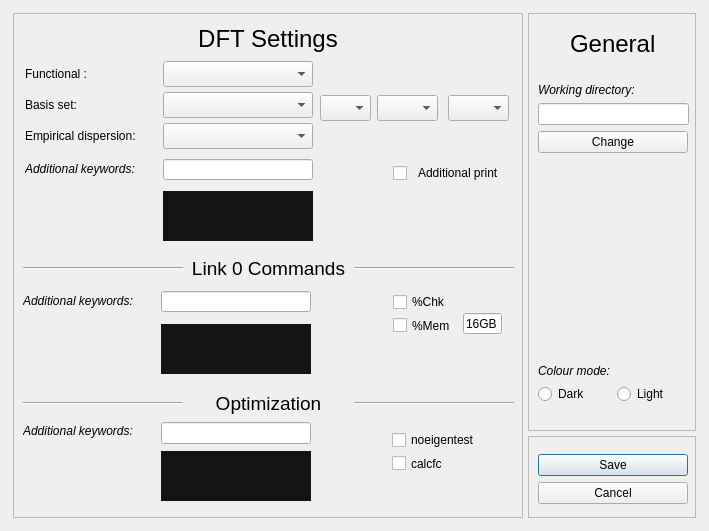
<?xml version="1.0" encoding="UTF-8"?>
<ui version="4.0">
 <class>SettingsWindow</class>
 <widget class="QMainWindow" name="SettingsWindow">
  <property name="geometry">
   <rect>
    <x>0</x>
    <y>0</y>
    <width>709</width>
    <height>531</height>
   </rect>
  </property>
  <property name="windowTitle">
   <string>MainWindow</string>
  </property>
  <widget class="QWidget" name="centralwidget">
   <layout class="QGridLayout" name="gridLayout_2">
    <item row="0" column="0">
     <layout class="QGridLayout" name="gridLayout">
      <property name="spacing">
       <number>5</number>
      </property>
      <item row="1" column="1">
       <widget class="QFrame" name="frame_3">
        <property name="minimumSize">
         <size>
          <width>168</width>
          <height>82</height>
         </size>
        </property>
        <property name="maximumSize">
         <size>
          <width>168</width>
          <height>82</height>
         </size>
        </property>
        <property name="frameShape">
         <enum>QFrame::StyledPanel</enum>
        </property>
        <property name="frameShadow">
         <enum>QFrame::Raised</enum>
        </property>
        <widget class="QDialogButtonBox" name="buttonBox">
         <property name="geometry">
          <rect>
           <x>10</x>
           <y>10</y>
           <width>150</width>
           <height>66</height>
          </rect>
         </property>
         <property name="minimumSize">
          <size>
           <width>150</width>
           <height>66</height>
          </size>
         </property>
         <property name="maximumSize">
          <size>
           <width>150</width>
           <height>66</height>
          </size>
         </property>
         <property name="layoutDirection">
          <enum>Qt::RightToLeft</enum>
         </property>
         <property name="autoFillBackground">
          <bool>false</bool>
         </property>
         <property name="orientation">
          <enum>Qt::Vertical</enum>
         </property>
         <property name="standardButtons">
          <set>QDialogButtonBox::Cancel|QDialogButtonBox::Save</set>
         </property>
         <property name="centerButtons">
          <bool>true</bool>
         </property>
        </widget>
       </widget>
      </item>
      <item row="0" column="1">
       <widget class="QFrame" name="frame_2">
        <property name="minimumSize">
         <size>
          <width>168</width>
          <height>418</height>
         </size>
        </property>
        <property name="maximumSize">
         <size>
          <width>168</width>
          <height>418</height>
         </size>
        </property>
        <property name="frameShape">
         <enum>QFrame::StyledPanel</enum>
        </property>
        <property name="frameShadow">
         <enum>QFrame::Raised</enum>
        </property>
        <widget class="QWidget" name="horizontalLayoutWidget_2">
         <property name="geometry">
          <rect>
           <x>10</x>
           <y>10</y>
           <width>151</width>
           <height>41</height>
          </rect>
         </property>
         <layout class="QHBoxLayout" name="horizontalLayout_3">
          <item alignment="Qt::AlignHCenter">
           <widget class="QLabel" name="label_3">
            <property name="font">
             <font>
              <pointsize>18</pointsize>
             </font>
            </property>
            <property name="text">
             <string>General</string>
            </property>
           </widget>
          </item>
         </layout>
        </widget>
        <widget class="QWidget" name="layoutWidget">
         <property name="geometry">
          <rect>
           <x>10</x>
           <y>70</y>
           <width>151</width>
           <height>321</height>
          </rect>
         </property>
         <layout class="QVBoxLayout" name="verticalLayout">
          <item>
           <widget class="QLabel" name="label_2">
            <property name="font">
             <font>
              <italic>true</italic>
             </font>
            </property>
            <property name="text">
             <string>Working directory:</string>
            </property>
           </widget>
          </item>
          <item>
           <widget class="QLineEdit" name="workdir_lineEdit"/>
          </item>
          <item>
           <widget class="QPushButton" name="change_workdir_button">
            <property name="minimumSize">
             <size>
              <width>150</width>
              <height>0</height>
             </size>
            </property>
            <property name="maximumSize">
             <size>
              <width>150</width>
              <height>16777215</height>
             </size>
            </property>
            <property name="text">
             <string>Change</string>
            </property>
           </widget>
          </item>
          <item>
           <spacer name="verticalSpacer">
            <property name="orientation">
             <enum>Qt::Vertical</enum>
            </property>
            <property name="sizeHint" stdset="0">
             <size>
              <width>20</width>
              <height>40</height>
             </size>
            </property>
           </spacer>
          </item>
          <item>
           <widget class="QLabel" name="label">
            <property name="font">
             <font>
              <italic>true</italic>
             </font>
            </property>
            <property name="text">
             <string>Colour mode:</string>
            </property>
           </widget>
          </item>
          <item>
           <layout class="QHBoxLayout" name="horizontalLayout">
            <item>
             <widget class="QRadioButton" name="dark_radioButton">
              <property name="text">
               <string>Dark</string>
              </property>
             </widget>
            </item>
            <item>
             <widget class="QRadioButton" name="light_radioButton">
              <property name="text">
               <string>Light</string>
              </property>
             </widget>
            </item>
           </layout>
          </item>
         </layout>
        </widget>
       </widget>
      </item>
      <item row="0" column="0" rowspan="2">
       <widget class="QFrame" name="frame">
        <property name="minimumSize">
         <size>
          <width>510</width>
          <height>505</height>
         </size>
        </property>
        <property name="maximumSize">
         <size>
          <width>510</width>
          <height>505</height>
         </size>
        </property>
        <property name="styleSheet">
         <string notr="true">QPushButton {
    background-color: rgb(143, 23, 119);
      color: white;
}
QPushButton:hover{
background-color:rgb(143, 23, 119);
border-style: outset;
border-width: 0px;
border-radius:10px;
/*border-color: rgb(12, 103, 213);*/
}
QPushButton:pressed
{
/*background-color:rgb(17, 145, 255);
 color: black*/
 background-color: rgb(42, 42, 42);
}
QListWidget{
background-color: rgb(20,20,20);
border:None;
margin-top:0px;
margin-left:0px;
margin-right:0px;
}</string>
        </property>
        <property name="frameShape">
         <enum>QFrame::StyledPanel</enum>
        </property>
        <property name="frameShadow">
         <enum>QFrame::Raised</enum>
        </property>
        <widget class="QComboBox" name="funct_comboBox">
         <property name="geometry">
          <rect>
           <x>150</x>
           <y>48</y>
           <width>150</width>
           <height>26</height>
          </rect>
         </property>
         <property name="minimumSize">
          <size>
           <width>150</width>
           <height>26</height>
          </size>
         </property>
         <property name="maximumSize">
          <size>
           <width>150</width>
           <height>26</height>
          </size>
         </property>
        </widget>
        <widget class="QComboBox" name="basis3_comboBox">
         <property name="geometry">
          <rect>
           <x>364</x>
           <y>82</y>
           <width>61</width>
           <height>26</height>
          </rect>
         </property>
         <property name="maximumSize">
          <size>
           <width>61</width>
           <height>16777215</height>
          </size>
         </property>
        </widget>
        <widget class="QLabel" name="basis_label">
         <property name="geometry">
          <rect>
           <x>12</x>
           <y>84</y>
           <width>59</width>
           <height>16</height>
          </rect>
         </property>
         <property name="text">
          <string>Basis set:</string>
         </property>
        </widget>
        <widget class="QComboBox" name="basis4_comboBox">
         <property name="geometry">
          <rect>
           <x>435</x>
           <y>82</y>
           <width>61</width>
           <height>26</height>
          </rect>
         </property>
         <property name="maximumSize">
          <size>
           <width>61</width>
           <height>16777215</height>
          </size>
         </property>
        </widget>
        <widget class="QComboBox" name="basis1_comboBox">
         <property name="geometry">
          <rect>
           <x>150</x>
           <y>79</y>
           <width>150</width>
           <height>26</height>
          </rect>
         </property>
         <property name="minimumSize">
          <size>
           <width>150</width>
           <height>0</height>
          </size>
         </property>
         <property name="maximumSize">
          <size>
           <width>150</width>
           <height>16777215</height>
          </size>
         </property>
        </widget>
        <widget class="QLabel" name="empiri_label">
         <property name="geometry">
          <rect>
           <x>12</x>
           <y>115</y>
           <width>126</width>
           <height>16</height>
          </rect>
         </property>
         <property name="text">
          <string>Empirical dispersion:</string>
         </property>
        </widget>
        <widget class="QComboBox" name="basis2_comboBox">
         <property name="geometry">
          <rect>
           <x>307</x>
           <y>82</y>
           <width>51</width>
           <height>26</height>
          </rect>
         </property>
         <property name="maximumSize">
          <size>
           <width>51</width>
           <height>16777215</height>
          </size>
         </property>
        </widget>
        <widget class="QComboBox" name="empiri_comboBox">
         <property name="geometry">
          <rect>
           <x>150</x>
           <y>110</y>
           <width>150</width>
           <height>26</height>
          </rect>
         </property>
         <property name="minimumSize">
          <size>
           <width>150</width>
           <height>0</height>
          </size>
         </property>
         <property name="maximumSize">
          <size>
           <width>150</width>
           <height>16777215</height>
          </size>
         </property>
        </widget>
        <widget class="QLabel" name="funct_label">
         <property name="geometry">
          <rect>
           <x>12</x>
           <y>53</y>
           <width>71</width>
           <height>16</height>
          </rect>
         </property>
         <property name="text">
          <string>Functional :</string>
         </property>
        </widget>
        <widget class="QLabel" name="additionalKeys1_label">
         <property name="geometry">
          <rect>
           <x>12</x>
           <y>148</y>
           <width>128</width>
           <height>16</height>
          </rect>
         </property>
         <property name="minimumSize">
          <size>
           <width>128</width>
           <height>16</height>
          </size>
         </property>
         <property name="maximumSize">
          <size>
           <width>128</width>
           <height>16</height>
          </size>
         </property>
         <property name="font">
          <font>
           <italic>true</italic>
          </font>
         </property>
         <property name="text">
          <string>Additional keywords:</string>
         </property>
        </widget>
        <widget class="QLineEdit" name="additionalKeys1">
         <property name="geometry">
          <rect>
           <x>150</x>
           <y>146</y>
           <width>150</width>
           <height>21</height>
          </rect>
         </property>
         <property name="minimumSize">
          <size>
           <width>150</width>
           <height>0</height>
          </size>
         </property>
         <property name="maximumSize">
          <size>
           <width>150</width>
           <height>16777215</height>
          </size>
         </property>
         <property name="font">
          <font>
           <italic>true</italic>
          </font>
         </property>
         <property name="text">
          <string/>
         </property>
        </widget>
        <widget class="QCheckBox" name="print_checkBox">
         <property name="geometry">
          <rect>
           <x>380</x>
           <y>150</y>
           <width>125</width>
           <height>20</height>
          </rect>
         </property>
         <property name="text">
          <string>  Additional print</string>
         </property>
        </widget>
        <widget class="QLineEdit" name="lineEdit_5">
         <property name="geometry">
          <rect>
           <x>450</x>
           <y>300</y>
           <width>39</width>
           <height>21</height>
          </rect>
         </property>
         <property name="maximumSize">
          <size>
           <width>40</width>
           <height>16777215</height>
          </size>
         </property>
         <property name="text">
          <string>16GB</string>
         </property>
        </widget>
        <widget class="QListWidget" name="listWidget_2">
         <property name="geometry">
          <rect>
           <x>148</x>
           <y>311</y>
           <width>150</width>
           <height>50</height>
          </rect>
         </property>
         <property name="minimumSize">
          <size>
           <width>150</width>
           <height>0</height>
          </size>
         </property>
         <property name="maximumSize">
          <size>
           <width>150</width>
           <height>50</height>
          </size>
         </property>
        </widget>
        <widget class="QLineEdit" name="additionalKeys2">
         <property name="geometry">
          <rect>
           <x>148</x>
           <y>278</y>
           <width>150</width>
           <height>21</height>
          </rect>
         </property>
         <property name="minimumSize">
          <size>
           <width>150</width>
           <height>0</height>
          </size>
         </property>
         <property name="maximumSize">
          <size>
           <width>150</width>
           <height>16777215</height>
          </size>
         </property>
         <property name="font">
          <font>
           <italic>true</italic>
          </font>
         </property>
         <property name="text">
          <string/>
         </property>
        </widget>
        <widget class="QLabel" name="additionalKeys1_label_5">
         <property name="geometry">
          <rect>
           <x>10</x>
           <y>280</y>
           <width>128</width>
           <height>16</height>
          </rect>
         </property>
         <property name="minimumSize">
          <size>
           <width>128</width>
           <height>16</height>
          </size>
         </property>
         <property name="maximumSize">
          <size>
           <width>128</width>
           <height>16</height>
          </size>
         </property>
         <property name="font">
          <font>
           <italic>true</italic>
          </font>
         </property>
         <property name="text">
          <string>Additional keywords:</string>
         </property>
        </widget>
        <widget class="QWidget" name="layoutWidget">
         <property name="geometry">
          <rect>
           <x>308</x>
           <y>278</y>
           <width>26</width>
           <height>83</height>
          </rect>
         </property>
         <layout class="QVBoxLayout" name="verticalLayout_3">
          <item>
           <widget class="QPushButton" name="button_add_file_3">
            <property name="minimumSize">
             <size>
              <width>24</width>
              <height>24</height>
             </size>
            </property>
            <property name="maximumSize">
             <size>
              <width>24</width>
              <height>24</height>
             </size>
            </property>
            <property name="text">
             <string/>
            </property>
            <property name="icon">
             <iconset resource="icons.qrc">
              <normaloff>:/24x24/resources/icons/arrow-plus.png</normaloff>:/24x24/resources/icons/arrow-plus.png</iconset>
            </property>
            <property name="iconSize">
             <size>
              <width>24</width>
              <height>24</height>
             </size>
            </property>
            <property name="flat">
             <bool>true</bool>
            </property>
           </widget>
          </item>
          <item>
           <widget class="QPushButton" name="button_delete_file_3">
            <property name="minimumSize">
             <size>
              <width>24</width>
              <height>24</height>
             </size>
            </property>
            <property name="maximumSize">
             <size>
              <width>24</width>
              <height>24</height>
             </size>
            </property>
            <property name="text">
             <string/>
            </property>
            <property name="icon">
             <iconset resource="icons.qrc">
              <normaloff>:/24x24/resources/icons/arrow-minus.png</normaloff>:/24x24/resources/icons/arrow-minus.png</iconset>
            </property>
            <property name="iconSize">
             <size>
              <width>24</width>
              <height>24</height>
             </size>
            </property>
            <property name="flat">
             <bool>true</bool>
            </property>
           </widget>
          </item>
          <item>
           <spacer name="verticalSpacer_3">
            <property name="orientation">
             <enum>Qt::Vertical</enum>
            </property>
            <property name="sizeType">
             <enum>QSizePolicy::Maximum</enum>
            </property>
            <property name="sizeHint" stdset="0">
             <size>
              <width>20</width>
              <height>60</height>
             </size>
            </property>
           </spacer>
          </item>
         </layout>
        </widget>
        <widget class="QWidget" name="horizontalLayoutWidget">
         <property name="geometry">
          <rect>
           <x>10</x>
           <y>10</y>
           <width>491</width>
           <height>31</height>
          </rect>
         </property>
         <layout class="QHBoxLayout" name="horizontalLayout_2">
          <item>
           <widget class="QLabel" name="DFT_label">
            <property name="sizePolicy">
             <sizepolicy hsizetype="Expanding" vsizetype="Expanding">
              <horstretch>100</horstretch>
              <verstretch>0</verstretch>
             </sizepolicy>
            </property>
            <property name="maximumSize">
             <size>
              <width>300</width>
              <height>16777215</height>
             </size>
            </property>
            <property name="font">
             <font>
              <pointsize>18</pointsize>
             </font>
            </property>
            <property name="text">
             <string>DFT Settings</string>
            </property>
            <property name="alignment">
             <set>Qt::AlignCenter</set>
            </property>
           </widget>
          </item>
         </layout>
        </widget>
        <widget class="QWidget" name="layoutWidget">
         <property name="geometry">
          <rect>
           <x>10</x>
           <y>240</y>
           <width>491</width>
           <height>31</height>
          </rect>
         </property>
         <layout class="QGridLayout" name="gridLayout_4">
          <item row="0" column="0">
           <widget class="Line" name="line">
            <property name="orientation">
             <enum>Qt::Horizontal</enum>
            </property>
           </widget>
          </item>
          <item row="0" column="1">
           <widget class="QLabel" name="link0_label">
            <property name="font">
             <font>
              <pointsize>14</pointsize>
             </font>
            </property>
            <property name="text">
             <string>Link 0 Commands</string>
            </property>
            <property name="alignment">
             <set>Qt::AlignCenter</set>
            </property>
           </widget>
          </item>
          <item row="0" column="2">
           <widget class="Line" name="line_2">
            <property name="orientation">
             <enum>Qt::Horizontal</enum>
            </property>
           </widget>
          </item>
         </layout>
        </widget>
        <widget class="QWidget" name="layoutWidget">
         <property name="geometry">
          <rect>
           <x>10</x>
           <y>380</y>
           <width>491</width>
           <height>21</height>
          </rect>
         </property>
         <layout class="QGridLayout" name="gridLayout_5">
          <item row="0" column="0">
           <widget class="Line" name="line_3">
            <property name="orientation">
             <enum>Qt::Horizontal</enum>
            </property>
           </widget>
          </item>
          <item row="0" column="1">
           <widget class="QLabel" name="link0_label_2">
            <property name="font">
             <font>
              <pointsize>14</pointsize>
             </font>
            </property>
            <property name="text">
             <string>Optimization</string>
            </property>
            <property name="alignment">
             <set>Qt::AlignCenter</set>
            </property>
           </widget>
          </item>
          <item row="0" column="2">
           <widget class="Line" name="line_4">
            <property name="orientation">
             <enum>Qt::Horizontal</enum>
            </property>
           </widget>
          </item>
         </layout>
        </widget>
        <widget class="QWidget" name="layoutWidget">
         <property name="geometry">
          <rect>
           <x>308</x>
           <y>408</y>
           <width>26</width>
           <height>88</height>
          </rect>
         </property>
         <layout class="QVBoxLayout" name="verticalLayout_5">
          <item>
           <widget class="QPushButton" name="button_add_file_5">
            <property name="minimumSize">
             <size>
              <width>24</width>
              <height>24</height>
             </size>
            </property>
            <property name="maximumSize">
             <size>
              <width>24</width>
              <height>24</height>
             </size>
            </property>
            <property name="text">
             <string/>
            </property>
            <property name="icon">
             <iconset resource="icons.qrc">
              <normaloff>:/24x24/resources/icons/arrow-plus.png</normaloff>:/24x24/resources/icons/arrow-plus.png</iconset>
            </property>
            <property name="iconSize">
             <size>
              <width>24</width>
              <height>24</height>
             </size>
            </property>
            <property name="flat">
             <bool>true</bool>
            </property>
           </widget>
          </item>
          <item>
           <widget class="QPushButton" name="button_delete_file_5">
            <property name="minimumSize">
             <size>
              <width>24</width>
              <height>24</height>
             </size>
            </property>
            <property name="maximumSize">
             <size>
              <width>24</width>
              <height>24</height>
             </size>
            </property>
            <property name="text">
             <string/>
            </property>
            <property name="icon">
             <iconset resource="icons.qrc">
              <normaloff>:/24x24/resources/icons/arrow-minus.png</normaloff>:/24x24/resources/icons/arrow-minus.png</iconset>
            </property>
            <property name="iconSize">
             <size>
              <width>24</width>
              <height>24</height>
             </size>
            </property>
            <property name="flat">
             <bool>true</bool>
            </property>
           </widget>
          </item>
          <item>
           <spacer name="verticalSpacer_5">
            <property name="orientation">
             <enum>Qt::Vertical</enum>
            </property>
            <property name="sizeType">
             <enum>QSizePolicy::Maximum</enum>
            </property>
            <property name="sizeHint" stdset="0">
             <size>
              <width>20</width>
              <height>60</height>
             </size>
            </property>
           </spacer>
          </item>
         </layout>
        </widget>
        <widget class="QLabel" name="additionalKeys1_label_6">
         <property name="geometry">
          <rect>
           <x>10</x>
           <y>410</y>
           <width>128</width>
           <height>16</height>
          </rect>
         </property>
         <property name="minimumSize">
          <size>
           <width>128</width>
           <height>16</height>
          </size>
         </property>
         <property name="maximumSize">
          <size>
           <width>128</width>
           <height>16</height>
          </size>
         </property>
         <property name="font">
          <font>
           <italic>true</italic>
          </font>
         </property>
         <property name="text">
          <string>Additional keywords:</string>
         </property>
        </widget>
        <widget class="QWidget" name="layoutWidget">
         <property name="geometry">
          <rect>
           <x>379</x>
           <y>418</y>
           <width>97</width>
           <height>41</height>
          </rect>
         </property>
         <layout class="QVBoxLayout" name="verticalLayout_7">
          <item>
           <widget class="QCheckBox" name="noeigen_checkBox">
            <property name="text">
             <string>noeigentest</string>
            </property>
           </widget>
          </item>
          <item>
           <widget class="QCheckBox" name="calcfc_checkBox">
            <property name="text">
             <string>calcfc</string>
            </property>
           </widget>
          </item>
         </layout>
        </widget>
        <widget class="QWidget" name="layoutWidget">
         <property name="geometry">
          <rect>
           <x>380</x>
           <y>280</y>
           <width>65</width>
           <height>41</height>
          </rect>
         </property>
         <layout class="QVBoxLayout" name="verticalLayout_9">
          <item>
           <widget class="QCheckBox" name="Chk_checkBox">
            <property name="text">
             <string>%Chk</string>
            </property>
           </widget>
          </item>
          <item>
           <widget class="QCheckBox" name="mem_checkBox">
            <property name="maximumSize">
             <size>
              <width>65</width>
              <height>16777215</height>
             </size>
            </property>
            <property name="text">
             <string>%Mem</string>
            </property>
           </widget>
          </item>
         </layout>
        </widget>
        <widget class="QWidget" name="layoutWidget">
         <property name="geometry">
          <rect>
           <x>310</x>
           <y>146</y>
           <width>41</width>
           <height>82</height>
          </rect>
         </property>
         <layout class="QVBoxLayout" name="verticalLayout_2">
          <item>
           <widget class="QPushButton" name="button_add_file_2">
            <property name="minimumSize">
             <size>
              <width>24</width>
              <height>24</height>
             </size>
            </property>
            <property name="maximumSize">
             <size>
              <width>24</width>
              <height>24</height>
             </size>
            </property>
            <property name="text">
             <string/>
            </property>
            <property name="icon">
             <iconset resource="icons.qrc">
              <normaloff>:/24x24/resources/icons/arrow-plus.png</normaloff>:/24x24/resources/icons/arrow-plus.png</iconset>
            </property>
            <property name="iconSize">
             <size>
              <width>24</width>
              <height>24</height>
             </size>
            </property>
            <property name="flat">
             <bool>true</bool>
            </property>
           </widget>
          </item>
          <item>
           <widget class="QPushButton" name="button_delete_file_2">
            <property name="minimumSize">
             <size>
              <width>24</width>
              <height>24</height>
             </size>
            </property>
            <property name="maximumSize">
             <size>
              <width>24</width>
              <height>24</height>
             </size>
            </property>
            <property name="text">
             <string/>
            </property>
            <property name="icon">
             <iconset resource="icons.qrc">
              <normaloff>:/24x24/resources/icons/arrow-minus.png</normaloff>:/24x24/resources/icons/arrow-minus.png</iconset>
            </property>
            <property name="iconSize">
             <size>
              <width>24</width>
              <height>24</height>
             </size>
            </property>
            <property name="flat">
             <bool>true</bool>
            </property>
           </widget>
          </item>
          <item>
           <spacer name="verticalSpacer_2">
            <property name="orientation">
             <enum>Qt::Vertical</enum>
            </property>
            <property name="sizeType">
             <enum>QSizePolicy::Maximum</enum>
            </property>
            <property name="sizeHint" stdset="0">
             <size>
              <width>20</width>
              <height>60</height>
             </size>
            </property>
           </spacer>
          </item>
         </layout>
        </widget>
        <widget class="QListWidget" name="listWidget_1">
         <property name="geometry">
          <rect>
           <x>150</x>
           <y>178</y>
           <width>150</width>
           <height>50</height>
          </rect>
         </property>
         <property name="minimumSize">
          <size>
           <width>150</width>
           <height>0</height>
          </size>
         </property>
         <property name="maximumSize">
          <size>
           <width>150</width>
           <height>50</height>
          </size>
         </property>
        </widget>
        <widget class="QWidget" name="layoutWidget">
         <property name="geometry">
          <rect>
           <x>148</x>
           <y>408</y>
           <width>152</width>
           <height>83</height>
          </rect>
         </property>
         <layout class="QVBoxLayout" name="verticalLayout_4">
          <item>
           <widget class="QLineEdit" name="additionalKeys3">
            <property name="minimumSize">
             <size>
              <width>150</width>
              <height>0</height>
             </size>
            </property>
            <property name="maximumSize">
             <size>
              <width>150</width>
              <height>16777215</height>
             </size>
            </property>
            <property name="font">
             <font>
              <italic>true</italic>
             </font>
            </property>
            <property name="text">
             <string/>
            </property>
           </widget>
          </item>
          <item>
           <widget class="QListWidget" name="listWidget_3">
            <property name="minimumSize">
             <size>
              <width>150</width>
              <height>0</height>
             </size>
            </property>
            <property name="maximumSize">
             <size>
              <width>150</width>
              <height>50</height>
             </size>
            </property>
           </widget>
          </item>
         </layout>
        </widget>
       </widget>
      </item>
     </layout>
    </item>
   </layout>
  </widget>
 </widget>
 <resources>
  <include location="icons.qrc"/>
 </resources>
 <connections/>
</ui>
